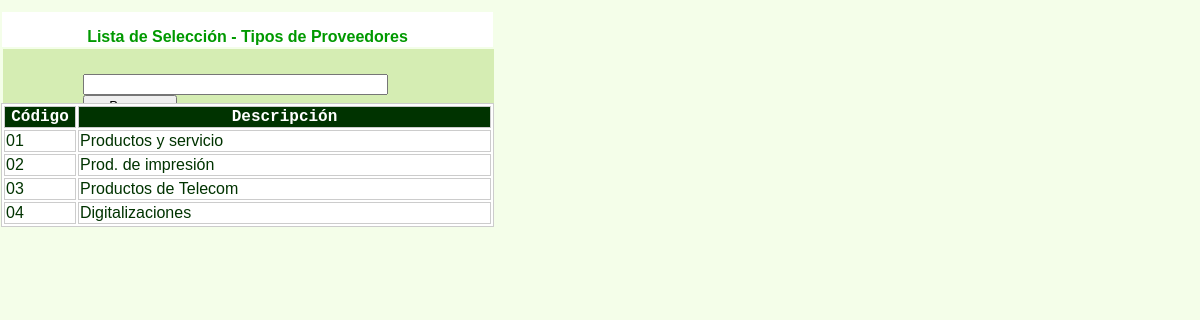
The app's page /selec_atrib_prov.php with its own data.
### tables this page shows
CREATE TABLE `m_tipos_prov` (
  `COD_TIPO_PROV` varchar(2) NOT NULL,
  `DESC_TIPO_PROV` varchar(20) NOT NULL,
  UNIQUE KEY `tipo_proveedor` (`COD_TIPO_PROV`)
);

### selec_atrib_prov.php (the view, shortened to what this page needs)
<?php
  $nombre_busqueda=$_POST['nombre_busqueda'];
?>
<!DOCTYPE html PUBLIC "-//W3C//DTD XHTML 1.0 Transitional//EN" "http://www.w3.org/TR/xhtml1/DTD/xhtml1-transitional.dtd">
<html xmlns="http://www.w3.org/1999/xhtml">
<head>
</head>
<body>
<p>&nbsp;</p>
<p class="efecha">&nbsp;</p>
<div id="Layer1">
  <div align="center" class="Estilo28">
    <p class="Estilo41">Lista de Selecci&oacute;n - Tipos de Proveedores </p>
  </div>
</div>
<form id="form1" name="form1" method="post" action="selec_atrib_prov.php">
  <p>&nbsp;</p>
  <p>&nbsp;</p>
<div id="busqueda">
  <table width="466">
    <tr>
      <td width="76">&nbsp;</td>
      <td width="387">&nbsp;</td>
      </tr>
    <tr>
      <td>&nbsp;</td>
      <td><input name="nombre_busqueda" type="text" id="nombre_busqueda" value="<?php echo $nombre_busqueda; ?>" size="35" maxlength="35" />
        <input name="b_buscar" type="submit" id="b_buscar" value="     Buscar     " /></td>
      </tr>
  </table>
  <div id="resultado">
    <table width="493" border="1" bordercolor="#CCCCCC" bgcolor="#FFFFFF" class="Estilo28">
      <tr>
        <td width="68" bgcolor="#003300"><div align="center"><span class="Estilo38">C&oacute;digo</span></div></td>
        <td width="409" bgcolor="#003300"><div align="center"><span class="Estilo38">Descripci&oacute;n</span></div></td>
      </tr>
        <?php
           $conectar=mysql_connect($_SESSION['servidor'],$_SESSION['usuario_adm'],$_SESSION['clave']) or
                die("Problemas  con la conexión a la base de datos");
		   if($nombre_busqueda==''){
              $sql01="select DESC_TIPO_PROV as des, COD_TIPO_PROV as id from M_TIPOS_PROV";
		   }else{
              $sql01="select DESC_TIPO_PROV as des, COD_TIPO_PROV as id from M_TIPOS_PROV where DESC_TIPO_PROV like '%$nombre_busqueda%'";
		   }
           $resultado=mysql_query($sql01,$conectar) or die("Problemas en la Sentencia SQL".mysql_error());
           if(mysql_num_rows($resultado)>0)
	       {
    		  while($registro=mysql_fetch_assoc($resultado))
              {
				  $cod=$registro['id'];
				  $cod=str_replace(" ","&nbsp;",$cod);
                  $nombre=$registro['des'];
				  $nombre=str_replace(" ","&nbsp;",$nombre);
				  echo "<tr OnMouseOver=Resaltar_On(this);' OnMouseOut='Resaltar_Off(this);' OnClick=\"datos('$cod','$nombre');\"><td>$cod</td><td>$nombre</td></tr>";
   		      }
		   }
		   ?>
    </table>
  </div>
</div>
  <p>&nbsp;</p>
  <p>&nbsp;</p>
  <p>&nbsp;</p>
  <p>&nbsp;</p>
  <p>&nbsp;</p>
  <p>&nbsp;</p>
</form>
</body>
</html>

### selec_atrib_prov.php (style rules this page uses)
#Layer1 { position:absolute; width:491px; height:35px; z-index:17; left: 2px; top: 12px; background-color: #FFFFFF; }
#busqueda { position:absolute; width:491px; height:54px; z-index:19; left: 3px; top: 49px; background-color: #D5EDB3; }
body { background-color: #F4FEE9; }
.Estilo28 { font-family: Geneva, Arial, Helvetica, sans-serif; font-weight: normal; color: #003300; }
#resultado { position:absolute; width:494px; height:265px; z-index:1; left: -2px; top: 54px; }
.Estilo38 { color: #FFFFFF; font-weight: bold; font-family: "Courier New", Courier, monospace; }
.Estilo41 { color: #009900; font-weight: bold; }

### records on screen
m_tipos_prov: COD_TIPO_PROV "01", DESC_TIPO_PROV "Productos y servicio"
m_tipos_prov: COD_TIPO_PROV "02", DESC_TIPO_PROV "Prod. de impresión"
m_tipos_prov: COD_TIPO_PROV "03", DESC_TIPO_PROV "Productos de Telecom"
m_tipos_prov: COD_TIPO_PROV "04", DESC_TIPO_PROV "Digitalizaciones"
